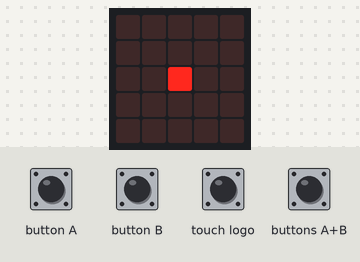
Simulated run of this program. Board: BBC micro:bit (MakeCode). On the bench: the board's 5×5 LED display. Inputs (shaded band) come from the test bench.

Above: at 1.2 s.
1.3 s: button B pressed for 0.15 s
At 3.4 s:
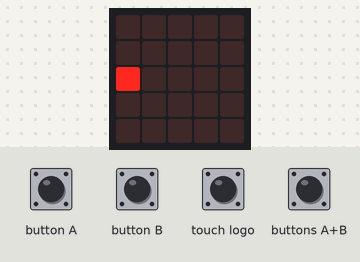
4.4 s: button A pressed for 0.15 s
At 5.07 s:
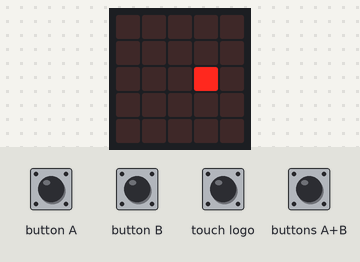
5.1 s: buttons A+B pressed for 0.15 s
6.7 s: touch logo pressed for 0.15 s
At 6.93 s:
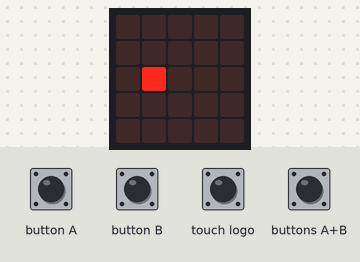
7.4 s: buttons A+B pressed for 1 s
Timing chart, 0 to 10.4 s (numbered marks = the images above; inputs shaded):
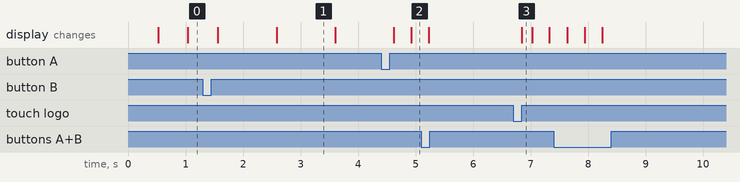

Measured:
- after the input at 4.4 s, the display: first differs from a run without the input after 0.53 s (image 2)
- after the input at 6.7 s, the display: changes after 0.15 s (image 3)
- what the display in image 1 shows lasts 1.0 s, from 2.6 s to 3.6 s

The program:

main.ts
```typescript
input.onLogoEvent(TouchButtonEvent.Pressed, function () {
    game.resume()
})
input.onButtonPressed(Button.A, function () {
    pausa = 280
})
input.onButtonPressed(Button.AB, function () {
    game.pause()
})
input.onButtonPressed(Button.B, function () {
    pausa = 1000
})
let pausa = 0
let pilota = game.createSprite(4, 2)
pausa = 500
basic.forever(function () {
    pilota.move(1)
    pilota.ifOnEdgeBounce()
    basic.pause(pausa)
})
```

test.ts
```typescript
// aquí va el archivo "tests"; esto no se compilará cuando este paquete se utilice como una extensión.
```
